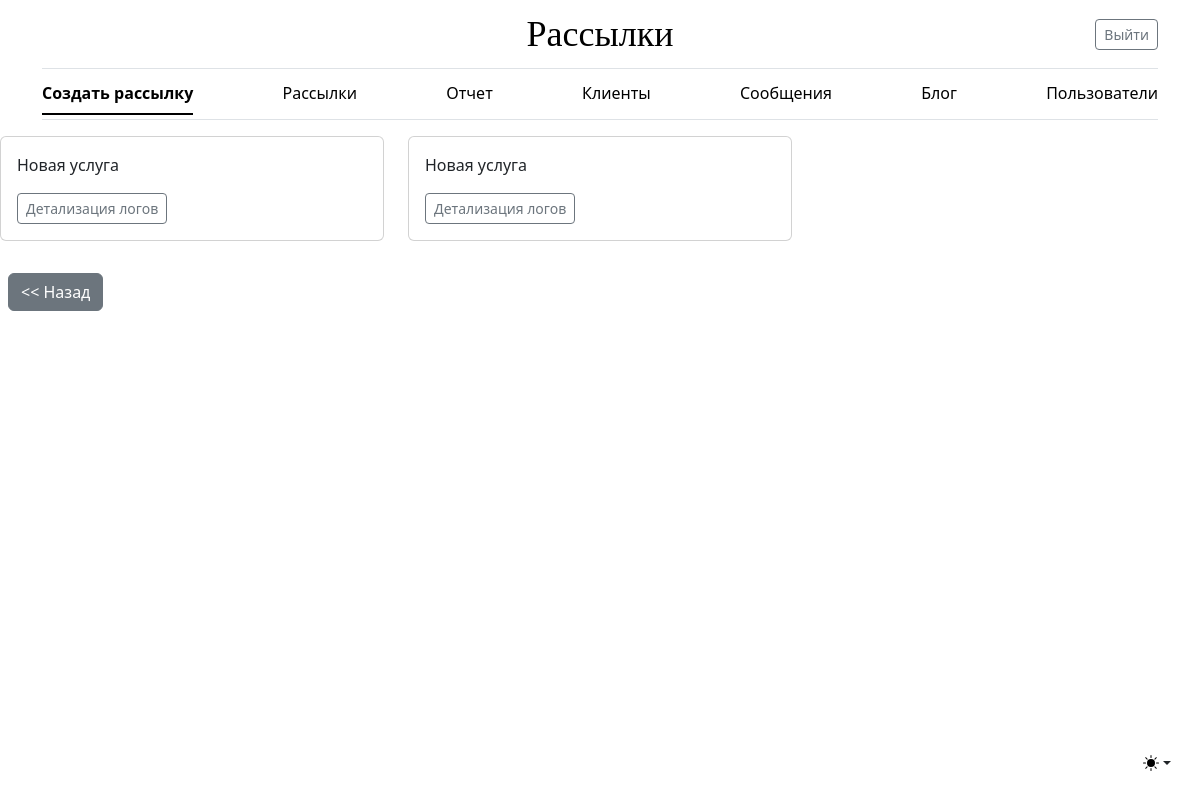
/log/ (signed in), run on an earlier commit of the app's database.
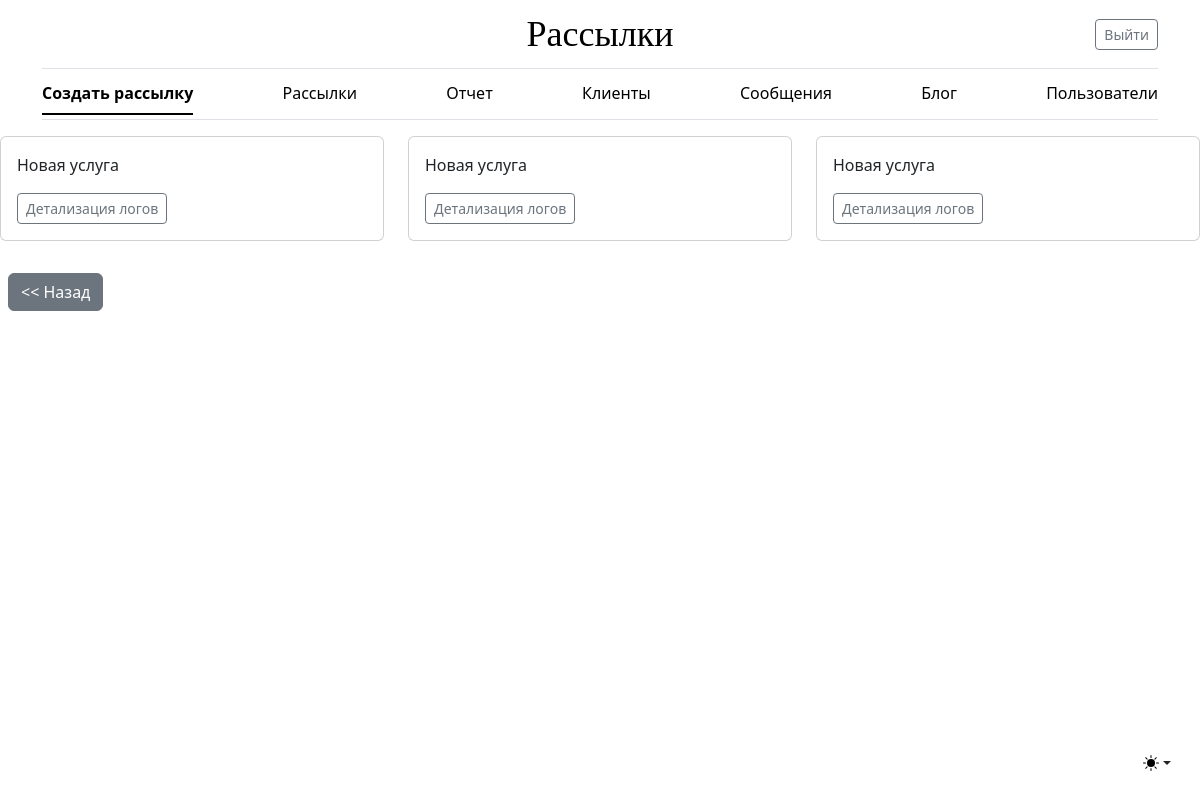
And on a later commit of the database.
### mailing/models.py (models this page shows)
class Log(models.Model):
    STATUS = (
        ('success', 'Успешно'),
        ('error', 'Ошибка'),
    )
    message = models.ForeignKey('Message', on_delete=models.CASCADE, **NULLABLE, verbose_name='Сообщение')
    date_attempt = models.DateTimeField(auto_now=True, verbose_name='Дата и время отправки')
    attempt_status = models.CharField(max_length=20, choices=STATUS, verbose_name='Статус отправки')
    server_response = models.TextField(**NULLABLE, verbose_name='Ответ сервера')
    class Meta:
        verbose_name = 'Лог'
        verbose_name_plural = 'Логи'

class Message(models.Model):
    subject_message = models.CharField(max_length=255, **NULLABLE,
                                       verbose_name='Тема сообщения')
    message = models.TextField(**NULLABLE, verbose_name='Сообщение')
    owner = models.ForeignKey(settings.AUTH_USER_MODEL, on_delete=models.SET_NULL, **NULLABLE,
                              verbose_name='Владелец')
    def __str__(self):
        return f'{self.subject_message}'
    class Meta:
        verbose_name = 'Сообщение'
        verbose_name_plural = 'Сообщения'

### mailing/views.py (the view)
# urls.py: path('log/', LogListView.as_view(), name='log_list'),
class LogListView(LoginRequiredMixin, ListView):
    model = Log

### mailing/templates/mailing/log_list.html
{% extends 'mailing/base.html' %}
{% block content %}
<div class="row">
    {% for object in object_list %}
        <div class="col-md-4">
            <div class="card mb-4 box-shadow">
                <div class="card-body">
                    <p class="card-text">{{ object.message }}</p>
                    <div class="d-flex justify-content-between align-items-center">
                        <div class="btn-group">
                            <a href="{% url 'mailing:log_details' object.pk %}"
                               class="btn btn-sm btn-outline-secondary">Детализация логов</a>
                        </div>
                    </div>
                </div>
            </div>
        </div>
    {% endfor %}
</div>
<div class="col-12">
    <a href="{% url 'mailing:setting_list' %}" class="btn btn-secondary m-2"><< Назад</a>
</div>
{% endblock %}

What changed in the data, as far as the page shows it:
added Log: message "Новая услуга"
